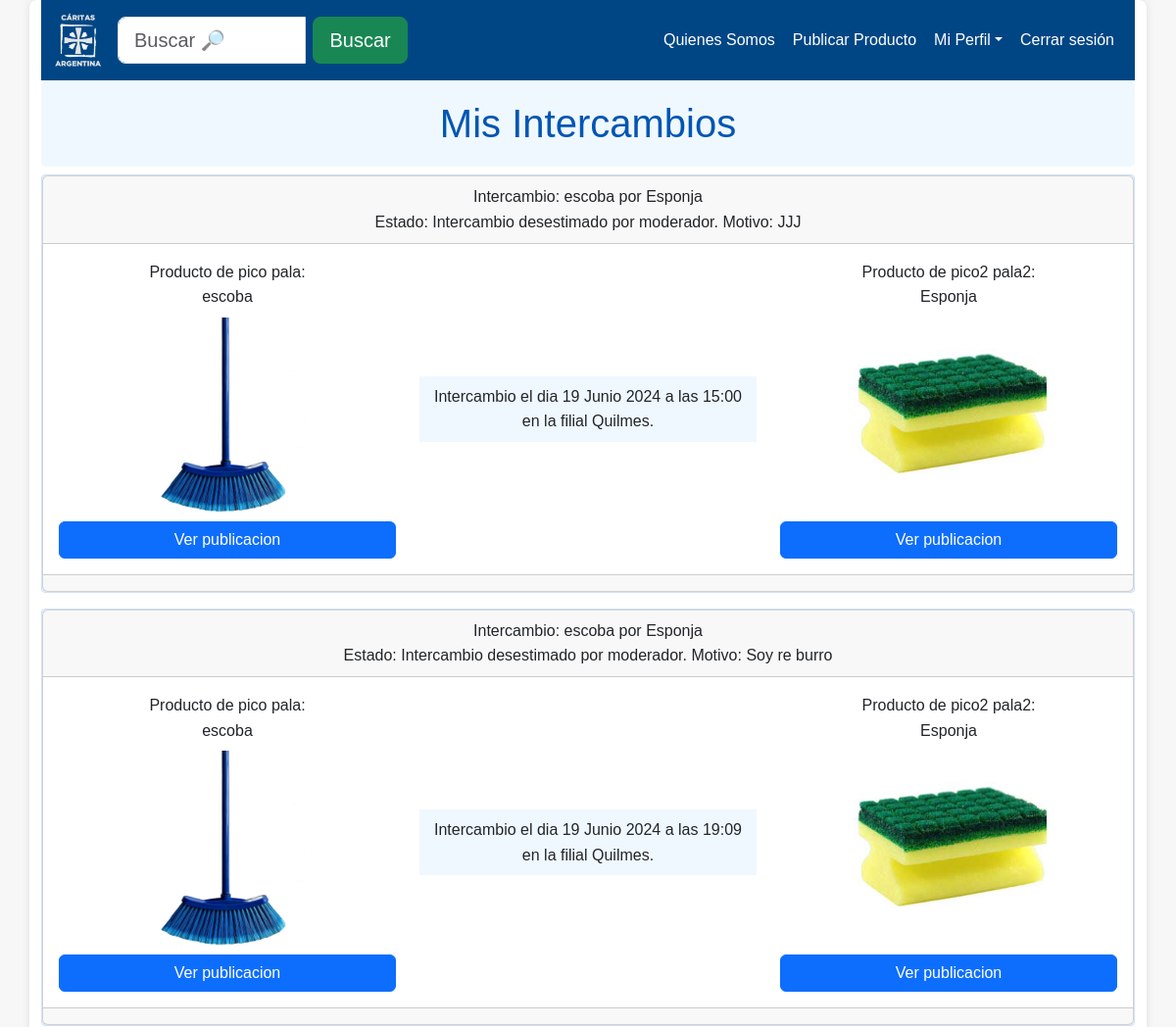
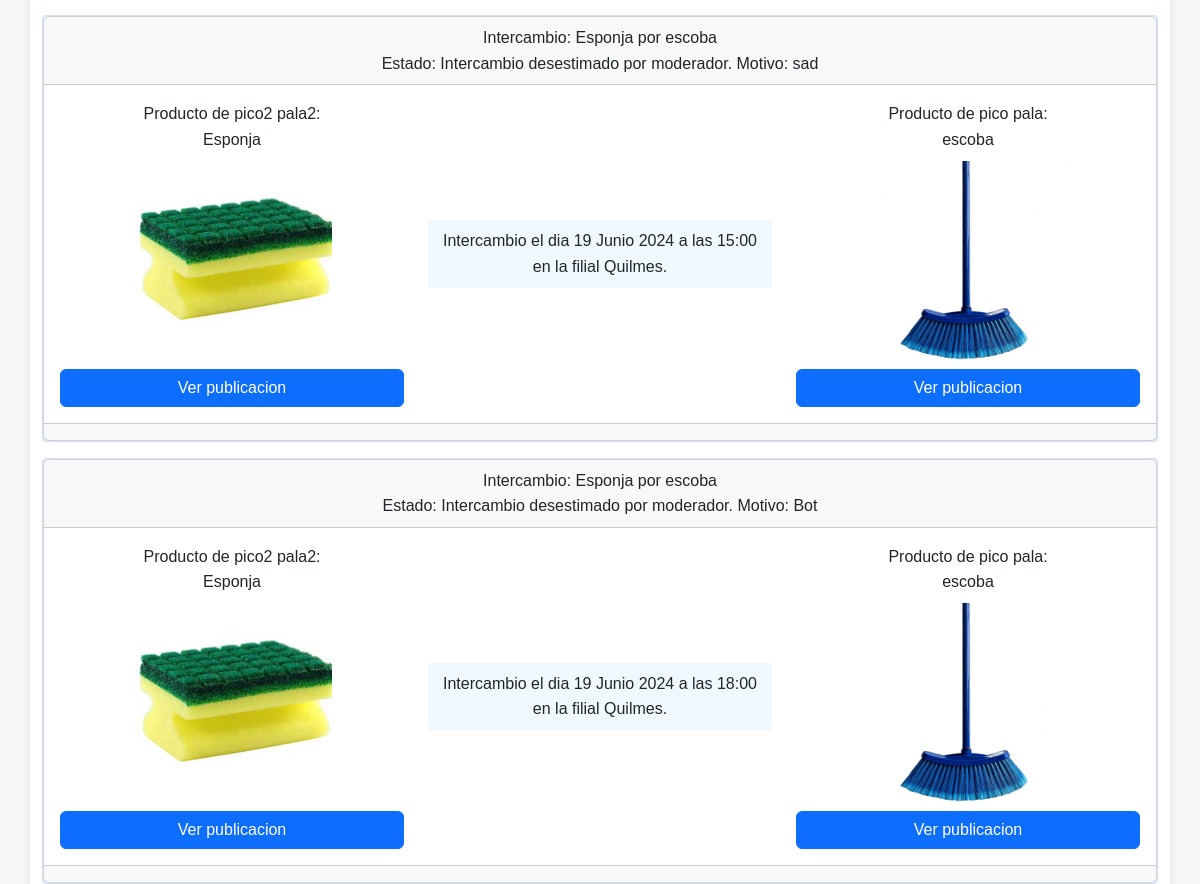
Page /intercambios (signed in, upper part) on the earlier database version (2 pictures, top to bottom).
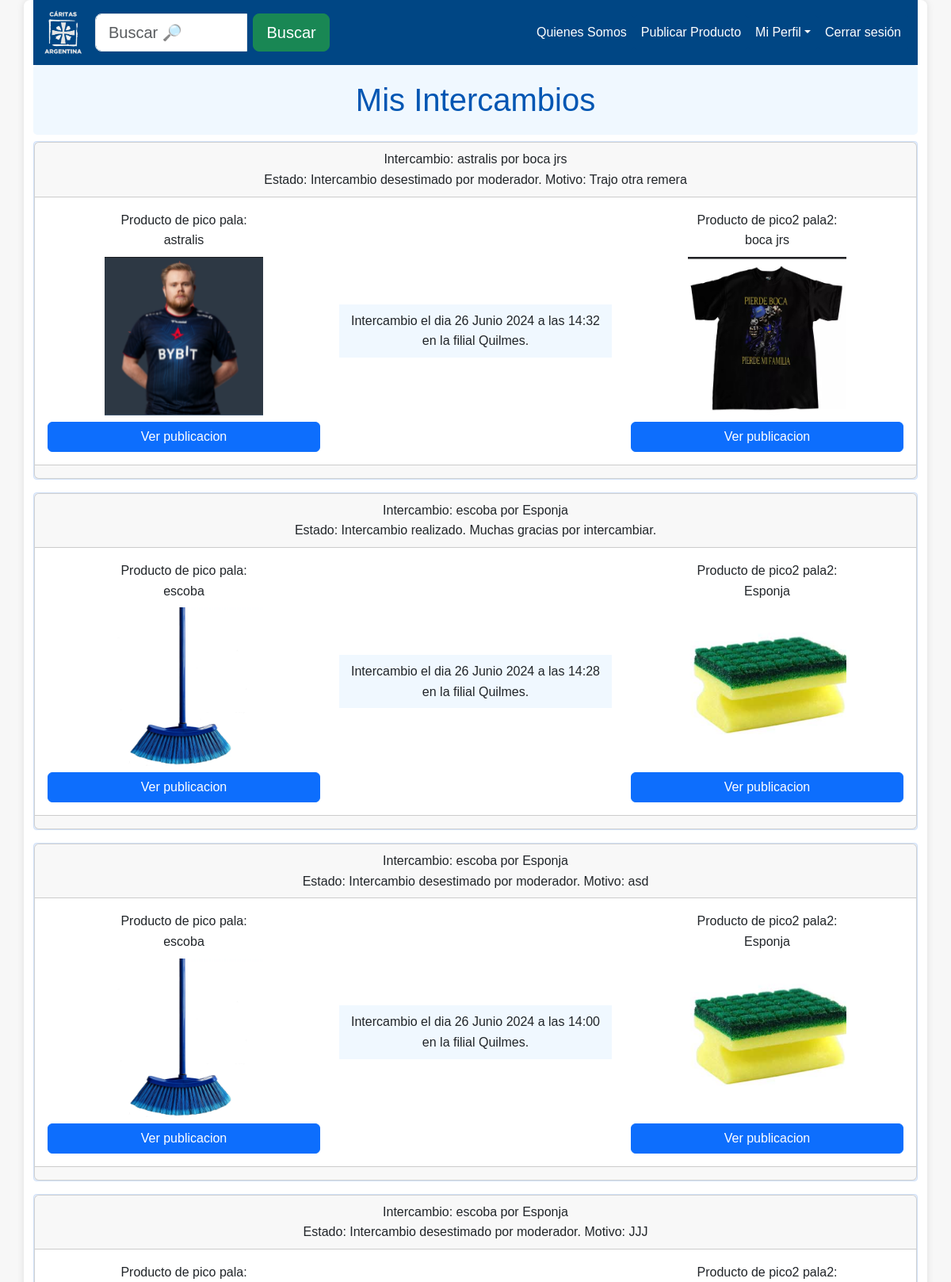
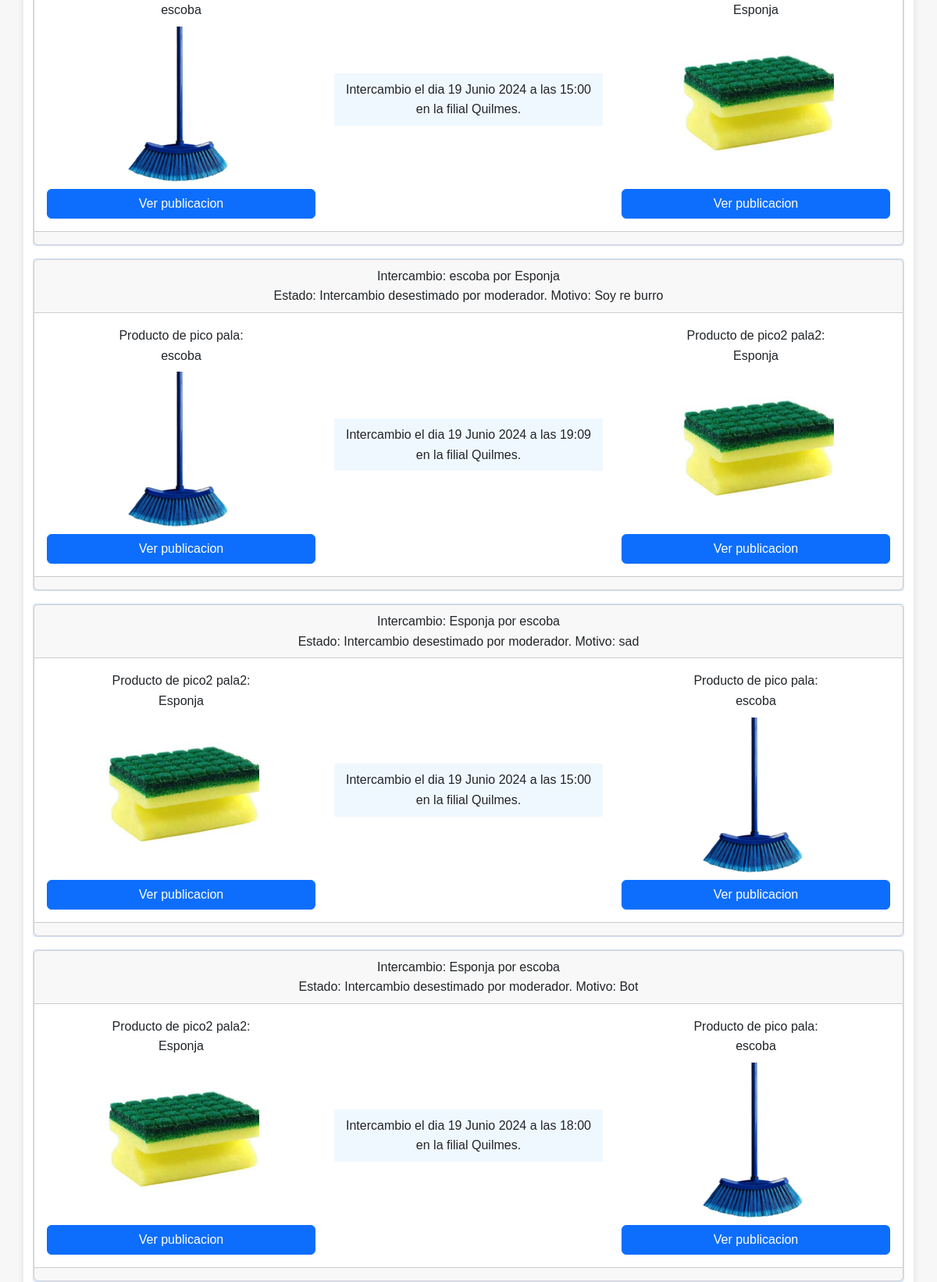
Same page on the later database version (2 pictures, top to bottom).
### intercambios_caritas/models.py (models this page shows, shortened)
class Intercambio(models.Model):
    ESTADOS = [
        ('PENDIENTE', 'Pendiente'),
        ('ACEPTADA', 'Aceptada'),
        ('RECHAZADA', 'Rechazada'),
        ('CANCELADA', 'Cancelada'),
        ('CONFIRMADA', 'Confirmada'),
        ('DESESTIMADA', 'Desestimada')
    ]
    MOTIVOS_RECHAZO = [
        ('No me gusta el producto', 'No me gusta el producto'),
        ('No puedo en ese día/horario', 'No puedo en ese día/horario'),
        ('No puedo en ese centro', 'No puedo en ese centro'),
    ]
    MOTIVOS_CANCELACION = [
        ('Confundi', 'Me confundi'),
        ('No puedo en ese día/horario', 'No puedo en ese día/horario'),
        ('No puedo en ese centro', 'No puedo en ese centro'),
    ]
    publicacion_ofertante = models.ForeignKey('Publicacion', related_name='ofertas_realizadas', on_delete=models.CASCADE)
    publicacion_demandada = models.ForeignKey('Publicacion', related_name='ofertas_recibidas', on_delete=models.CASCADE)
    punto_encuentro = models.CharField(max_length=50, choices=Publicacion.PUNTOS_ENC) # 1 solo respecto de lo seleccionado en publicacion_demandada
    fecha_intercambio = models.DateField(default=datetime.datetime(2024,7,3)) # representa una fecha calendario sobre los días convenientes
    franja_horaria = models.TimeField(default=datetime.time(9,0,0))
    fecha_creacion = models.DateTimeField(default=timezone.now)
    estado = models.CharField(max_length=12, choices=ESTADOS, default='PENDIENTE')
    motivo_desestimacion = models.CharField(max_length=280, default="N/A")

class Publicacion(models.Model):
    PUNTOS_ENC = [
        ('La Plata', 'La Plata'),
        ('CABA', 'CABA'),
        ('Quilmes', 'Quilmes'),
        ('Temperley', 'Temperley'),
    ]
    CATEGORIAS = [
        ('Alimentos', 'Alimentos'),
        ('Ropa', 'Ropa'),
        ('Utiles escolares', 'Utiles escolares'),
        ('Artículos de limpieza', 'Artículos de limpieza'),
    ]
    ESTADOS = [
        ('Sin especificar', 'Sin especificar'),
        ('Usado', 'Usado'),
        ('Nuevo', 'Nuevo'),
    ]
    DIAS_SEMANA = [
        ('Lunes', 'Lunes'),
        ('Martes', 'Martes'),
        ('Miércoles', 'Miércoles'),
        ('Jueves', 'Jueves'),
        ('Viernes', 'Viernes'),
        ('Sábado', 'Sábado'),
        ('Domingo', 'Domingo'),
    ]
    nombre = models.CharField(max_length=50, blank=False, null=False)
    descripcion = models.CharField(max_length=280, blank=True, null=False, default="Sin descripción")
    imagen = models.ImageField()
    categoria = models.CharField(max_length=50, blank=False, null=False, choices=CATEGORIAS, default="Otros")
    categoria_nueva = models.ForeignKey(Categoria, on_delete=models.CASCADE,default=1)
    estado = models.CharField(max_length=50, blank=False, null=False, choices=ESTADOS, default=ESTADOS[0][0])
    punto_encuentro = MultiSelectField(choices=PUNTOS_ENC, blank=True, max_length=100)
    dias_convenientes = MultiSelectField(choices=DIAS_SEMANA, blank=True, max_length=100)
    franja_horaria_inicio = models.TimeField(default=datetime.time(9,0,0)) # 9 AM
    franja_horaria_fin = models.TimeField(default=datetime.time(18,0,0)) # 6 PM
    franja_horaria = models.CharField(max_length=50, blank=True, null=True)
    usuario = models.ForeignKey(Usuario, on_delete=models.SET(get_deleted_user), null=True)
    disponible_para_intercambio = models.BooleanField(default=True)
    FRANJA_HORARIA_REGEX = r'^entre las (\d{2}):(\d{2}) y las (\d{2}):(\d{2})$'

class Usuario(AbstractUser):
    telefono = models.CharField(max_length=20, blank=True)
    direccion = models.CharField(max_length=100, blank=True)
    nacimiento = models.DateField(blank=True, null=True)
    class Types(models.TextChoices):
        Administrador = "Administrador", "Administrador"
        Usuario = "Usuario", "Usuario"
        Moderador = "Moderador", "Moderador"
    rol = models.CharField(
        max_length=20, choices=Types.choices, default=Types.Usuario
    )
    class Filiales(models.TextChoices):
        CABA = 'CABA', 'CABA'
        Quilmes = 'Quilmes', 'Quilmes'
        Temperley = 'Temperley', 'Temperley'
        LaPlata = 'La Plata', 'La Plata'
    filial = models.CharField(
        max_length=20, choices=Filiales.choices, default=""
    )
    def __init__(self, *args, **kwargs):
        telefono = kwargs.pop('telefono', None)
        direccion = kwargs.pop('direccion', None)
        nacimiento = kwargs.pop('nacimiento', None)
        super().__init__(*args, **kwargs)
        if telefono is not None:
            self.telefono = telefono
        if direccion is not None:
            self.direccion = direccion
        if nacimiento is not None:
            self.nacimiento = nacimiento
    def isAdmin(self):
        return self.rol.upper() == 'ADMINISTRADOR'
    def isModerador(self):
        return self.rol.upper() == 'MODERADOR'

### intercambios_caritas/views.py (the view)
# urls.py: path('intercambios', views.ver_mis_intercambios, name='ver_mis_intercambios'),
@login_required
def ver_mis_intercambios(request):
    ofertas_realizadas = Intercambio.objects.filter(
        Q(publicacion_ofertante__usuario=request.user) &
        (Q(estado="ACEPTADA") | Q(estado="CONFIRMADA") | Q(estado="DESESTIMADA"))
    )
    ofertas_recibidas = Intercambio.objects.filter(
        Q(publicacion_demandada__usuario=request.user) &
        (Q(estado="ACEPTADA") | Q(estado="CONFIRMADA") | Q(estado="DESESTIMADA"))
    )
    inter = ofertas_realizadas.union(ofertas_recibidas).order_by('-fecha_creacion')
    return render(request, 'publicacion/ver_intercambios.html', {'ofertas_recibidas': inter})

### templates/publicacion/ver_intercambios.html (shortened to what this page needs)
{% extends 'layouts/base.html' %}
{% block content %}
{% include 'layouts/navbar.html' %}
{% if user.isModerador %}
    <h1 class="text-center custom-h1-bg mb-2">Intercambios de filial: {{ user.filial }}</h1>
{% else %}
    <h1 class="text-center custom-h1-bg mb-2">Mis Intercambios</h1>
{% endif %}
<ul>
    {% if ofertas_recibidas %}
    {% for oferta in ofertas_recibidas %}
    <li class="mb-3">
        <div class="card text-center">
            <div class="card-header">
                <p>Intercambio: {{ oferta.publicacion_ofertante.nombre }} por {{oferta.publicacion_demandada.nombre}}</p>
                <p>Estado:
                {% if oferta.estado == 'ACEPTADA' %}
                    Oferta aceptada, intercambio registrado pendiente de realizarse.
                {% elif oferta.estado == 'CONFIRMADA' %}
                    Intercambio realizado. Muchas gracias por intercambiar.
                {% elif oferta.estado == 'DESESTIMADA' %}
                    Intercambio desestimado por moderador. {% if oferta.motivo_desestimacion != 'N/A' %}Motivo: {{oferta.motivo_desestimacion}}{% endif %}
                {% endif %}
                </p>
            </div>
            <div class="card-body">
                <div class="row d-flex align-items-center justify-content-end">
                    <div class="col-md-4 text-center">
                        <p>Producto de
                            {{oferta.publicacion_ofertante.usuario.get_full_name}}:</p>
                        <p>{{ oferta.publicacion_ofertante.nombre }}</p>
                        <div class="embed-responsive embed-responsive-4by3 my-2">
                            <img src="{{ oferta.publicacion_ofertante.imagen.url}}" alt=""
                                class="img-fluid embed-responsive-item" style="width: 200px; height: 200px; object-fit: cover;">
                        </div>
                        <a href="{% url 'ver_publicacion' oferta.publicacion_ofertante.id %}"
                            class="btn btn-primary d-block">Ver publicacion</a>
                    </div>
                    <div class="col-md-4 text-center my-2">
                        {% if oferta.estado == 'ACEPTADA' %}
                        <p class="my-2 p-2" style="background-color: #f0f8ff">Intercambio el dia
                            {{ oferta.fecha_intercambio }} a las {{oferta.franja_horaria}}
                            en la filial {{ oferta.punto_encuentro }}. Te esperamos!!!</p>
                        {% else %}
                        <p class="my-2 p-2" style="background-color: #f0f8ff">Intercambio el dia
                            {{ oferta.fecha_intercambio }} a las {{oferta.franja_horaria}}
                            en la filial {{ oferta.punto_encuentro }}.</p>
                        {% endif %}
                    </div>
                    <div class="col-md-4 text-center">
                        <p>Producto de
                            {{oferta.publicacion_demandada.usuario.get_full_name}}:
                        </p>
                        <p>{{oferta.publicacion_demandada.nombre}}</p>
                        <div class="embed-responsive embed-responsive-4by3 my-2">
                            <img src="{{ oferta.publicacion_demandada.imagen.url}}" alt=""
                                class="img-fluid embed-responsive-item" style="width: 200px; height: 200px; object-fit: cover;">
                        </div>
                        <a href="{% url 'ver_publicacion' oferta.publicacion_demandada.id %}"
                            class="btn btn-primary d-block">Ver publicacion</a>
                    </div>
                </div>
            </div>
            <div class="card-footer">
            </div>
        </div>
    </li>
    {% endfor %}
    {% else %}
    <p style="font-size: 1.2rem; color: #555; text-align: center; margin-top: 20px;">No hay intercambios para mostrar.</p>
    {% endif %}
</ul>
{% endblock %}

### templates/layouts/base.html (shortened to what this page needs)
{% load static %}
<!DOCTYPE html>
<html lang="en">
<head>
    <link href="https://cdn.jsdelivr.net/npm/bootstrap@5.3.3/dist/css/bootstrap.min.css" rel="stylesheet"
>
    <link rel="stylesheet" href="{% static 'styles/custom.css' %}">
</head>
<body>
    <main class="container min-vh-100 d-flex flex-column">
        {% block content %}
        {% endblock %}
    </main>
</body>
</html>

### templates/layouts/navbar.html (shortened to what this page needs)
{% load static%}
<nav class="navbar navbar-expand-lg navbar-custom">
    <div class="container">
        <a class="navbar-brand" href="{% url 'home' %}"><img src="{% static 'logosCaritas/Logo-blanco.png' %}"
                width=50></a>
        <div class="containter">
            <div class="row">
                {% if request.path != '/login' and request.path != '/register' %}
                    <div class="col-md-9 search">
                        <form id="search-form" method="get" action="/" class="d-flex">
                            <div id="custom-search-id">
                                <div class="input-group col-md-9">
                                    <input type="text" class="form-control form-control-lg me-2" placeholder="Buscar 🔎" name="buscar" required>
                                    <span class="input-group-list">
                                        <button type="submit" class="btn btn-success btn-lg">Buscar</button>
                                    </span>
                                </div>
                            </div>
                        </form>
                    </div>
                {% endif %}
            </div>
        </div>
        <div class="collapse navbar-collapse" id="navbarNav">
            <ul class="navbar-nav ms-auto">
                <li class="nav-item">
                    <a class="nav-link" href="{% url 'home' %}">Quienes Somos</a>
                </li>
                {% if user.isAdmin %}
                    {% include 'layouts/navbar_admin.html' %}
                {% elif user.isModerador %}
                    {% include 'layouts/navbar_moderador.html' %}
                {% elif user.is_authenticated %}
                    <li class="nav-item">
                        <a href="{% url 'crear_publicacion' %}" class="nav-link">Publicar Producto</a>
                    </li>
                    <li class="nav-item dropdown">
                        <a class="nav-link dropdown-toggle" href="#" role="button" data-bs-toggle="dropdown"
                            aria-expanded="false">Mi Perfil</a>
                    </li>
                    <li class="nav-item">
                        <a class="nav-link" href="/logout">Cerrar sesión</a>
                    </li>
                {% endif %}
            </ul>
        </div>
    </div>
</nav>

### static/styles/custom.css (style rules this page uses)
* { margin: 0; padding: 0; box-sizing: border-box; }
html { scroll-behavior: smooth; }
body { font-family: 'Arial', sans-serif; line-height: 1.6; background-color: #f7f7f7; color: #333; }
main { background: #fff; border-radius: 8px; box-shadow: 0 0 10px rgba(0, 0, 0, 0.1); }
h1, h2, h3, h4, h5, h6 { margin-bottom: 0; color: #0056b3; }
p { margin-bottom: 0; }
a { color: #0056b3; text-decoration: none; }
ul { list-style: none; margin: 0; padding: 0; }
ul li { background: #e6f0ff; margin: 0; padding: 0; border-radius: 4px; border: 1px solid #d0e0f7; }
form { display: flex; flex-direction: column; }
input, select { border: 1px solid #ddd; border-radius: 4px; font-size: 16px; }
.navbar-custom { background: #004684; }
.nav-link { color: #fff; }
.nav-item { background: #004684; color: #fff; border-color: #004684; }
.custom-h1-bg { background-color: #f0f8ff; padding: 20px; border-radius: 5px; }

Differences in the rows shown:
added Intercambio: publicacion_ofertante.nombre "astralis", publicacion_demandada.nombre "boca jrs", motivo_desestimacion "Trajo otra remera", publicacion_ofertante.usuario.get_full_name "pico pala", publicacion_ofertante.imagen (picture), fecha_intercambio "26 Junio 2024", franja_horaria "14:32", punto_encuentro "Quilmes", publicacion_demandada.usuario.get_full_name "pico2 pala2", publicacion_demandada.imagen (picture)
added Intercambio: publicacion_ofertante.nombre "escoba", publicacion_demandada.nombre "Esponja", shows "Intercambio realizado. Muchas gracias por intercambiar.", publicacion_ofertante.usuario.get_full_name "pico pala", publicacion_ofertante.imagen (picture), fecha_intercambio "26 Junio 2024", franja_horaria "14:28", punto_encuentro "Quilmes", publicacion_demandada.usuario.get_full_name "pico2 pala2", publicacion_demandada.imagen (picture)
added Intercambio: publicacion_ofertante.nombre "escoba", publicacion_demandada.nombre "Esponja", motivo_desestimacion "asd", publicacion_ofertante.usuario.get_full_name "pico pala", publicacion_ofertante.imagen (picture), fecha_intercambio "26 Junio 2024", franja_horaria "14:00", punto_encuentro "Quilmes", publicacion_demandada.usuario.get_full_name "pico2 pala2", publicacion_demandada.imagen (picture)
